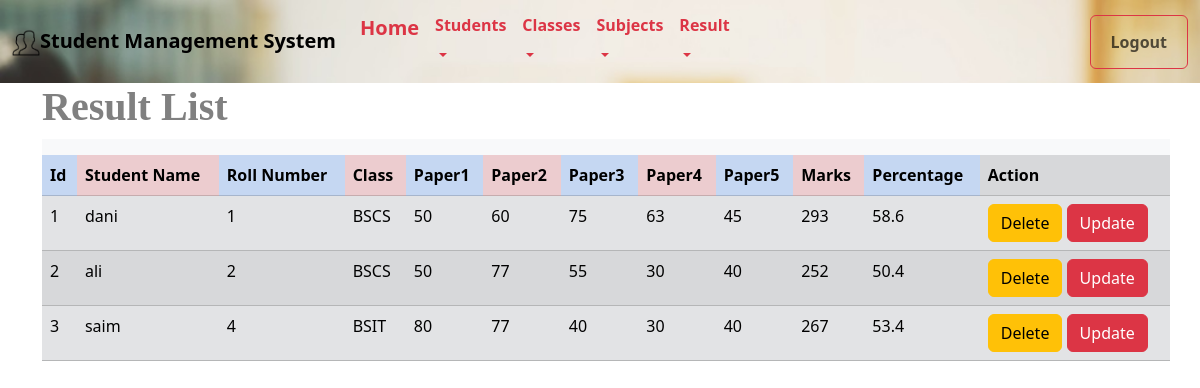
/viewresult.php, run on the app's committed database.
### tables this page shows
CREATE TABLE `results` (
  `id` int(11) NOT NULL,
  `name` varchar(20) NOT NULL,
  `rno` varchar(20) NOT NULL,
  `class` varchar(20) NOT NULL,
  `p1` varchar(20) NOT NULL,
  `p2` varchar(20) NOT NULL,
  `p3` varchar(20) NOT NULL,
  `p4` varchar(20) NOT NULL,
  `p5` varchar(20) NOT NULL,
  `marks` int(20) NOT NULL,
  `percentage` varchar(20) NOT NULL
);

### viewresult.php (the view, shortened to what this page needs)
<?php
include('connect.php');
include('menu.php');
?>
<!DOCTYPE html>
<html>
<head>
    <link href="https://cdn.jsdelivr.net/npm/bootstrap@5.3.2/dist/css/bootstrap.min.css" rel="stylesheet">
</head>
<body>
    <div class="container">
        <h1><b>Result List</b></h1>
        <nav class="navbar bg-body-tertiary">
        </nav>
        <table class="table table-striped table-responsive table-secondary">
            <tr>
                <th class="table-primary "  scope="col">Id</th>
                <th class="table-danger"  scope="col">Student Name</th>
                <th class="table-primary" scope="col">Roll Number</th>
                <th class="table-danger" scope="col">Class</th>
                <th class="table-primary" scope="col">Paper1</th>
                <th class="table-danger" scope="col">Paper2</th>
                <th class="table-primary" scope="col">Paper3</th>
                <th class="table-danger" scope="col">Paper4</th>
                <th class="table-primary" scope="col">Paper5</th>
                <th class="table-danger" scope="col">Marks</th>
                <th class="table-primary" scope="col">Percentage</th>
                <th scope="col">Action</th>
            </tr>
            <?php
            $qry = "SELECT * FROM results";
            $result = mysqli_query($conn, $qry);
            if (mysqli_num_rows($result) > 0) {
                while ($row = mysqli_fetch_assoc($result)) {
                    echo "<tr>";
                    echo "<td>" . $row['id'] . "</td>";
                    echo "<td>" . $row['name'] . "</td>";
                    echo "<td>" . $row['rno'] . "</td>";
                    echo "<td>" . $row['class'] . "</td>";
                    echo "<td>" . $row['p1'] . "</td>";
                    echo "<td>" . $row['p2'] . "</td>";
                    echo "<td>" . $row['p3'] . "</td>";
                    echo "<td>" . $row['p4'] . "</td>";
                    echo "<td>" . $row['p5'] . "</td>";
                    echo "<td>" . $row['marks'] . "</td>";
                    echo "<td>" . $row['percentage'] . "</td>";
                    echo "<td>
                            <a href='deleteresult.php?id=" . $row['id'] . "' class='btn btn-warning'>Delete</a>
                            <a href='editresult.php?id=" . $row['id'] . "' class='btn btn-danger'>Update</a>
                          </td>";
                    echo "</tr>";
                }
            } else {
                echo "<tr><td colspan='4'>No records found</td></tr>";
            }
            ?>
        </table>
    </div>
</body>
</html>

### menu.php (shortened to what this page needs)
<!DOCTYPE html>
<html>
<head>
</head>
<body  >
    <nav class="navbar navbar-expand-lg navbar-light bg-primary"style=' background: url(back2.jpg); background-position: fix;
    background-size: cover;'>
        <div class="container-fluid">
            <a href="#" class="navbar-brand  ">
                <img src="people.png" height="28" alt="studentbrand"><b>Student Management System</b>
            </a>
            <div class="collapse navbar-collapse" id="navbarCollapse">
                <div class="navbar-nav">
                    <a href="dashboard.php" class="nav-item nav-link active link-danger"> <h5><b>Home</b></h5></a>
                    <li class="nav-item dropdown">
                        <a class=" nav-link dropdown-toggle link-danger" href="#" role="button" data-bs-toggle="dropdown"
                            aria-expanded="false">
                         <h6> <b> Students</b> </h6>
                        </a>
                    </li>
                    <li class="nav-item dropdown">
                        <a class="nav-link dropdown-toggle link-danger" href="#" role="button" data-bs-toggle="dropdown"
                            aria-expanded="false">
                            <h6><b>Classes</b></h6>
                        </a>
                    </li>
                    <li class="nav-item dropdown">
                        <a class="nav-link dropdown-toggle link-danger" href="#" role="button" data-bs-toggle="dropdown"
                            aria-expanded="false">
                          <h6> <b> Subjects</b></h6>
                        </a>
                    </li>
                    <li class="nav-item dropdown">
                        <a class="nav-link dropdown-toggle link-danger" href="#" role="button" data-bs-toggle="dropdown"
                            aria-expanded="false">
                         <h6>  <b> Result</b></h6>
                        </a>
                    </li>
                </div>
                <div class="navbar-nav ms-auto">
                    <button class="btn btn-outline-danger"><a href="logout.php"
                            class="nav-item nav-link"><b>Logout</b></button></a>
                </div>
            </div>
        </div>
    </nav>
</body>
</html>

### viewresult.php (style rules this page uses)
.container { padding-right: 0px; }
h1 { font-family: 'Times New Roman'; color: gray; }

### data on the page
results: id "1", name "dani", rno "1", class "BSCS", p1 "50", p2 "60", p3 "75", p4 "63", p5 "45", marks "293", percentage "58.6"
results: id "2", name "ali", rno "2", class "BSCS", p1 "50", p2 "77", p3 "55", p4 "30", p5 "40", marks "252", percentage "50.4"
results: id "3", name "saim", rno "4", class "BSIT", p1 "80", p2 "77", p3 "40", p4 "30", p5 "40", marks "267", percentage "53.4"
